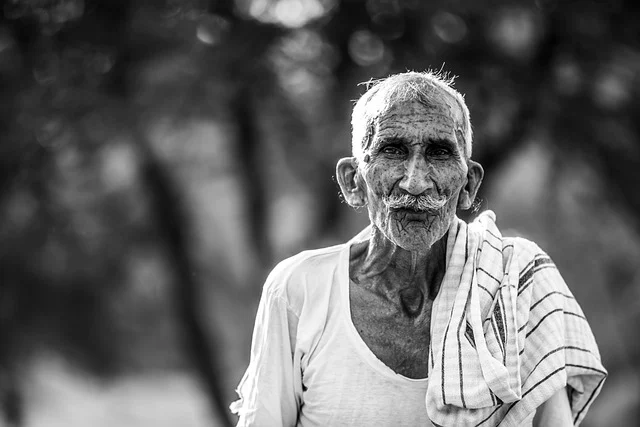
#> input picture man-8554081_640.webp, 640 x 427 px
$ python gray_to_color.py
#> lines starting #> are read from the running program, lines starting #| are printed output that depends on the picture
import cv2
import numpy as np
from pathlib import Path

# Images are read from and saved next to this script.
HERE = Path(__file__).resolve().parent

# Read the grayscale image
gray_image = cv2.imread(str(HERE / "man-8554081_640.webp"), cv2.IMREAD_GRAYSCALE)
#> gray_image: shape (427, 640); min 0, max 255, mean 100

# Convert the grayscale image to a 3-channel (BGR) image
color_image = cv2.cvtColor(gray_image, cv2.COLOR_GRAY2BGR)

# Manually apply color mapping:
# (blue for dark areas, green for mid-tone, red for bright areas)

# Create a color mask based on intensity ranges
color_image[gray_image <= 85] = [150, 0, 0]   # Blue for dark areas
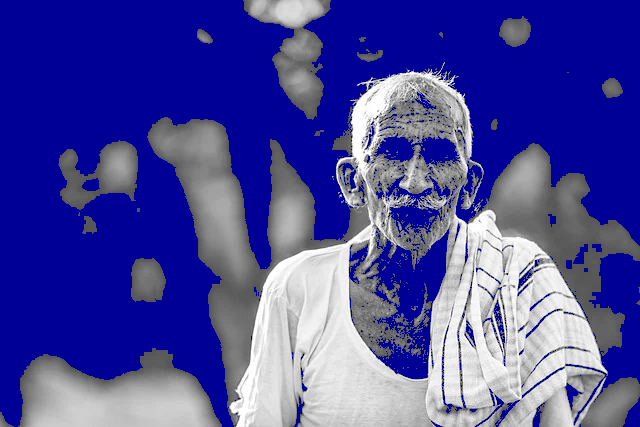
#> color_image: shape (427, 640, 3); mean B, G, R 156, 74.4, 74.4
color_image[(gray_image > 85) & (gray_image <= 170)] = [0, 150, 0]  # Green for mid-tone
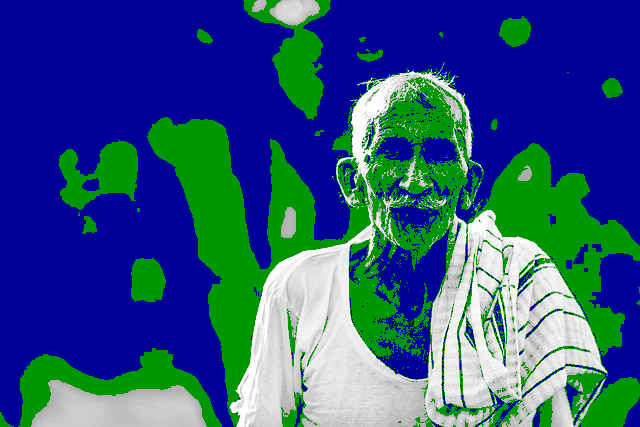
#> color_image: shape (427, 640, 3); mean B, G, R 126.8, 82.3, 45.2
color_image[gray_image > 170] = [0, 0, 150]   # Red for bright areas
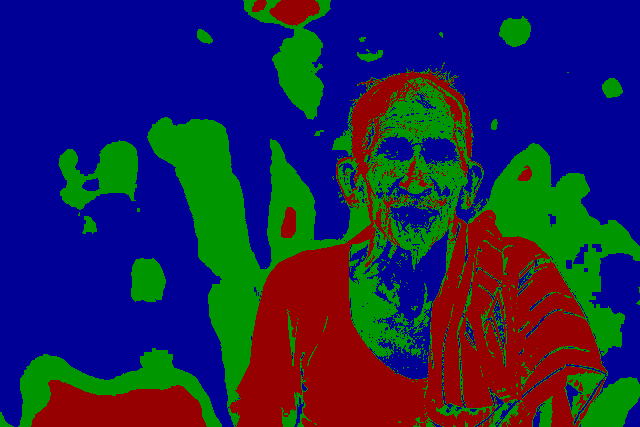
#> color_image: shape (427, 640, 3); mean B, G, R 81.6, 37, 31.4

# Display the original grayscale and artificially colorized images
cv2.imshow('Grayscale Image', gray_image)
cv2.waitKey(1000)

cv2.imshow('Colorized Image', color_image)
cv2.waitKey(0)

cv2.destroyAllWindows()

# Optionally, save the colorized image
cv2.imwrite(str(HERE / "colorized_image.jpg"), color_image)
